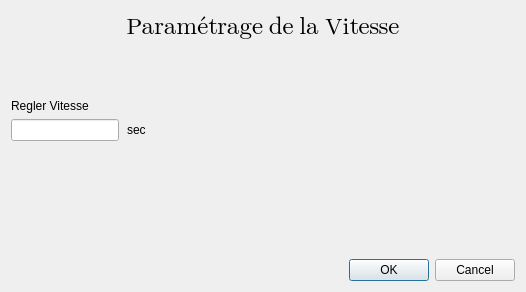
<?xml version="1.0" encoding="UTF-8"?>
<ui version="4.0">
 <class>RegleurVitesse</class>
 <widget class="QDialog" name="RegleurVitesse">
  <property name="geometry">
   <rect>
    <x>0</x>
    <y>0</y>
    <width>526</width>
    <height>292</height>
   </rect>
  </property>
  <property name="windowTitle">
   <string>Dialog</string>
  </property>
  <layout class="QVBoxLayout" name="verticalLayout">
   <item>
    <widget class="QLabel" name="Titre">
     <property name="font">
      <font>
       <family>Segoe UI Emoji</family>
       <pointsize>18</pointsize>
      </font>
     </property>
     <property name="text">
      <string>Paramétrage de la Vitesse</string>
     </property>
     <property name="alignment">
      <set>Qt::AlignCenter</set>
     </property>
    </widget>
   </item>
   <item>
    <spacer name="verticalSpacer_2">
     <property name="orientation">
      <enum>Qt::Vertical</enum>
     </property>
     <property name="sizeType">
      <enum>QSizePolicy::Fixed</enum>
     </property>
     <property name="sizeHint" stdset="0">
      <size>
       <width>20</width>
       <height>50</height>
      </size>
     </property>
    </spacer>
   </item>
   <item>
    <widget class="QLabel" name="TexteReglerVitesse">
     <property name="sizePolicy">
      <sizepolicy hsizetype="Fixed" vsizetype="Fixed">
       <horstretch>0</horstretch>
       <verstretch>0</verstretch>
      </sizepolicy>
     </property>
     <property name="text">
      <string>Regler Vitesse</string>
     </property>
    </widget>
   </item>
   <item>
    <layout class="QHBoxLayout" name="horizontalLayout">
     <property name="sizeConstraint">
      <enum>QLayout::SetDefaultConstraint</enum>
     </property>
     <item>
      <widget class="QLineEdit" name="EntreeSeconde">
       <property name="sizePolicy">
        <sizepolicy hsizetype="Fixed" vsizetype="Fixed">
         <horstretch>0</horstretch>
         <verstretch>0</verstretch>
        </sizepolicy>
       </property>
      </widget>
     </item>
     <item>
      <spacer name="horizontalSpacer_2">
       <property name="orientation">
        <enum>Qt::Horizontal</enum>
       </property>
       <property name="sizeType">
        <enum>QSizePolicy::Fixed</enum>
       </property>
       <property name="sizeHint" stdset="0">
        <size>
         <width>2</width>
         <height>20</height>
        </size>
       </property>
      </spacer>
     </item>
     <item>
      <widget class="QLabel" name="Text_sec">
       <property name="sizePolicy">
        <sizepolicy hsizetype="Fixed" vsizetype="Fixed">
         <horstretch>0</horstretch>
         <verstretch>0</verstretch>
        </sizepolicy>
       </property>
       <property name="text">
        <string>sec</string>
       </property>
      </widget>
     </item>
     <item>
      <spacer name="horizontalSpacer">
       <property name="orientation">
        <enum>Qt::Horizontal</enum>
       </property>
       <property name="sizeHint" stdset="0">
        <size>
         <width>40</width>
         <height>20</height>
        </size>
       </property>
      </spacer>
     </item>
    </layout>
   </item>
   <item>
    <spacer name="verticalSpacer">
     <property name="orientation">
      <enum>Qt::Vertical</enum>
     </property>
     <property name="sizeHint" stdset="0">
      <size>
       <width>20</width>
       <height>40</height>
      </size>
     </property>
    </spacer>
   </item>
   <item>
    <widget class="QDialogButtonBox" name="buttonBox">
     <property name="orientation">
      <enum>Qt::Horizontal</enum>
     </property>
     <property name="standardButtons">
      <set>QDialogButtonBox::Cancel|QDialogButtonBox::Ok</set>
     </property>
    </widget>
   </item>
  </layout>
 </widget>
 <resources/>
 <connections>
  <connection>
   <sender>buttonBox</sender>
   <signal>accepted()</signal>
   <receiver>RegleurVitesse</receiver>
   <slot>accept()</slot>
   <hints>
    <hint type="sourcelabel">
     <x>248</x>
     <y>254</y>
    </hint>
    <hint type="destinationlabel">
     <x>157</x>
     <y>274</y>
    </hint>
   </hints>
  </connection>
  <connection>
   <sender>buttonBox</sender>
   <signal>rejected()</signal>
   <receiver>RegleurVitesse</receiver>
   <slot>reject()</slot>
   <hints>
    <hint type="sourcelabel">
     <x>316</x>
     <y>260</y>
    </hint>
    <hint type="destinationlabel">
     <x>286</x>
     <y>274</y>
    </hint>
   </hints>
  </connection>
 </connections>
</ui>
